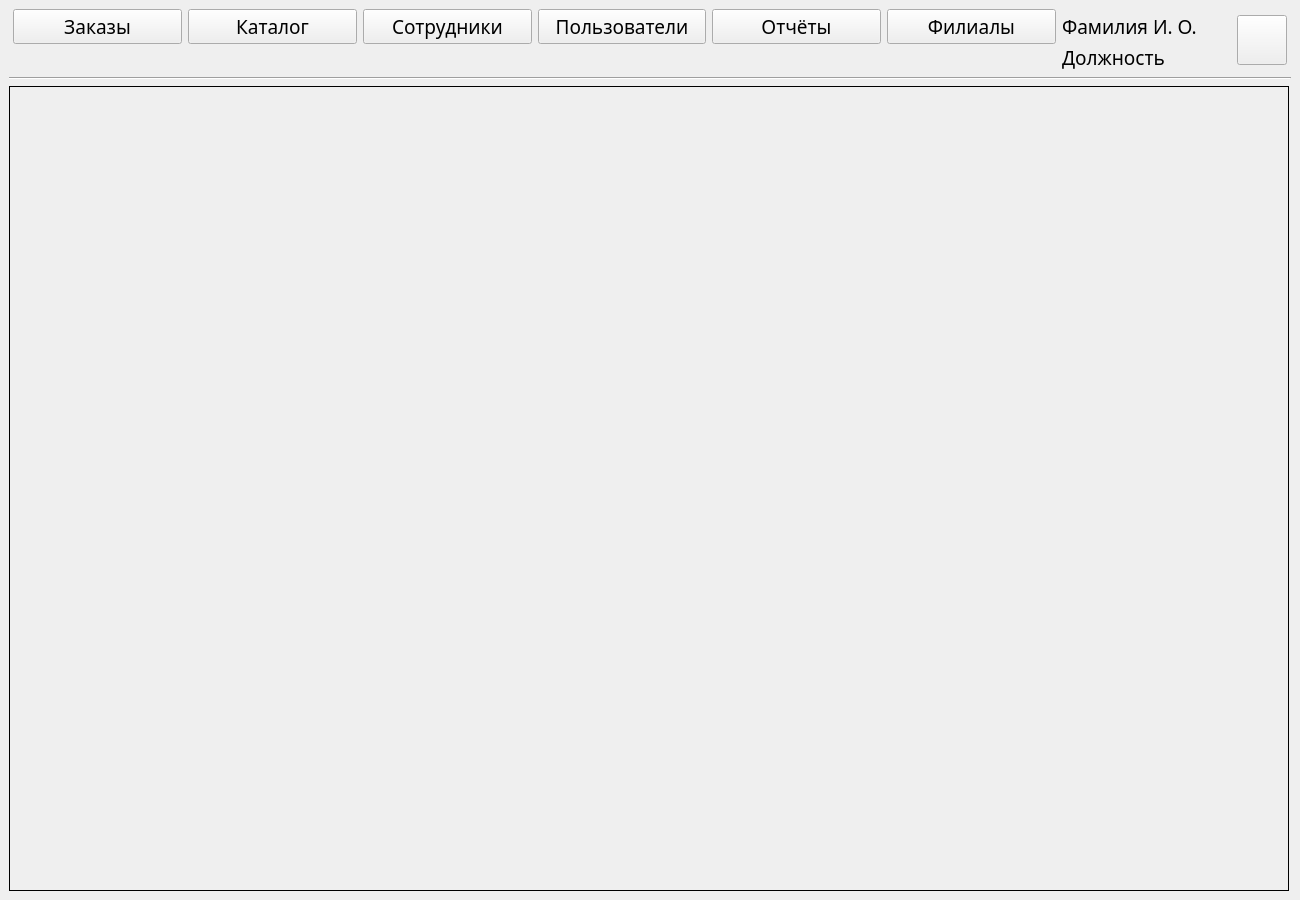
<?xml version="1.0" encoding="UTF-8"?>
<ui version="4.0">
 <class>MainWindow</class>
 <widget class="QMainWindow" name="MainWindow">
  <property name="geometry">
   <rect>
    <x>0</x>
    <y>0</y>
    <width>1300</width>
    <height>900</height>
   </rect>
  </property>
  <property name="minimumSize">
   <size>
    <width>1300</width>
    <height>900</height>
   </size>
  </property>
  <property name="maximumSize">
   <size>
    <width>1300</width>
    <height>900</height>
   </size>
  </property>
  <property name="windowTitle">
   <string>MainWindow</string>
  </property>
  <widget class="QWidget" name="centralwidget">
   <property name="minimumSize">
    <size>
     <width>1300</width>
     <height>900</height>
    </size>
   </property>
   <property name="maximumSize">
    <size>
     <width>1300</width>
     <height>900</height>
    </size>
   </property>
   <layout class="QVBoxLayout" name="verticalLayout">
    <item>
     <layout class="QGridLayout" name="gridLayout">
      <property name="leftMargin">
       <number>4</number>
      </property>
      <property name="rightMargin">
       <number>4</number>
      </property>
      <property name="verticalSpacing">
       <number>0</number>
      </property>
      <item row="0" column="5">
       <widget class="QPushButton" name="branchesButton">
        <property name="minimumSize">
         <size>
          <width>150</width>
          <height>35</height>
         </size>
        </property>
        <property name="maximumSize">
         <size>
          <width>400</width>
          <height>35</height>
         </size>
        </property>
        <property name="font">
         <font>
          <family>Bahnschrift</family>
          <pointsize>14</pointsize>
         </font>
        </property>
        <property name="text">
         <string>Филиалы</string>
        </property>
       </widget>
      </item>
      <item row="0" column="0">
       <widget class="QPushButton" name="ordersButton">
        <property name="minimumSize">
         <size>
          <width>150</width>
          <height>35</height>
         </size>
        </property>
        <property name="maximumSize">
         <size>
          <width>400</width>
          <height>35</height>
         </size>
        </property>
        <property name="font">
         <font>
          <family>Bahnschrift</family>
          <pointsize>14</pointsize>
         </font>
        </property>
        <property name="text">
         <string>Заказы</string>
        </property>
       </widget>
      </item>
      <item row="0" column="4">
       <widget class="QPushButton" name="reportsButton">
        <property name="minimumSize">
         <size>
          <width>150</width>
          <height>35</height>
         </size>
        </property>
        <property name="maximumSize">
         <size>
          <width>400</width>
          <height>35</height>
         </size>
        </property>
        <property name="font">
         <font>
          <family>Bahnschrift</family>
          <pointsize>14</pointsize>
         </font>
        </property>
        <property name="text">
         <string>Отчёты</string>
        </property>
       </widget>
      </item>
      <item row="0" column="6">
       <widget class="QLabel" name="label">
        <property name="font">
         <font>
          <family>Bahnschrift</family>
          <pointsize>14</pointsize>
         </font>
        </property>
        <property name="text">
         <string>Фамилия И. О.</string>
        </property>
       </widget>
      </item>
      <item row="0" column="1">
       <widget class="QPushButton" name="catalogueButton">
        <property name="minimumSize">
         <size>
          <width>150</width>
          <height>35</height>
         </size>
        </property>
        <property name="maximumSize">
         <size>
          <width>400</width>
          <height>35</height>
         </size>
        </property>
        <property name="font">
         <font>
          <family>Bahnschrift</family>
          <pointsize>14</pointsize>
         </font>
        </property>
        <property name="text">
         <string>Каталог</string>
        </property>
       </widget>
      </item>
      <item row="0" column="3">
       <widget class="QPushButton" name="usersButton">
        <property name="minimumSize">
         <size>
          <width>150</width>
          <height>35</height>
         </size>
        </property>
        <property name="maximumSize">
         <size>
          <width>400</width>
          <height>35</height>
         </size>
        </property>
        <property name="font">
         <font>
          <family>Bahnschrift</family>
          <pointsize>14</pointsize>
         </font>
        </property>
        <property name="text">
         <string>Пользователи</string>
        </property>
       </widget>
      </item>
      <item row="0" column="2">
       <widget class="QPushButton" name="employeesButton">
        <property name="minimumSize">
         <size>
          <width>150</width>
          <height>35</height>
         </size>
        </property>
        <property name="maximumSize">
         <size>
          <width>400</width>
          <height>35</height>
         </size>
        </property>
        <property name="font">
         <font>
          <family>Bahnschrift</family>
          <pointsize>14</pointsize>
         </font>
        </property>
        <property name="text">
         <string>Сотрудники</string>
        </property>
       </widget>
      </item>
      <item row="0" column="7" rowspan="2">
       <widget class="QPushButton" name="pushButton">
        <property name="minimumSize">
         <size>
          <width>50</width>
          <height>50</height>
         </size>
        </property>
        <property name="maximumSize">
         <size>
          <width>50</width>
          <height>50</height>
         </size>
        </property>
        <property name="text">
         <string notr="true"/>
        </property>
        <property name="icon">
         <iconset theme="QIcon::ThemeIcon::SystemLogOut"/>
        </property>
        <property name="iconSize">
         <size>
          <width>35</width>
          <height>35</height>
         </size>
        </property>
       </widget>
      </item>
      <item row="1" column="6">
       <widget class="QLabel" name="label_2">
        <property name="font">
         <font>
          <family>Bahnschrift</family>
          <pointsize>14</pointsize>
         </font>
        </property>
        <property name="text">
         <string>Должность</string>
        </property>
       </widget>
      </item>
     </layout>
    </item>
    <item>
     <widget class="Line" name="line">
      <property name="orientation">
       <enum>Qt::Orientation::Horizontal</enum>
      </property>
     </widget>
    </item>
    <item>
     <widget class="QStackedWidget" name="stackedWidget">
      <property name="minimumSize">
       <size>
        <width>1280</width>
        <height>800</height>
       </size>
      </property>
      <property name="maximumSize">
       <size>
        <width>1280</width>
        <height>806</height>
       </size>
      </property>
      <property name="frameShape">
       <enum>QFrame::Shape::Box</enum>
      </property>
      <property name="frameShadow">
       <enum>QFrame::Shadow::Plain</enum>
      </property>
      <property name="currentIndex">
       <number>1</number>
      </property>
      <widget class="QWidget" name="page"/>
      <widget class="QWidget" name="page_2"/>
     </widget>
    </item>
   </layout>
  </widget>
 </widget>
 <resources>
  <include location="res-rc.qrc"/>
 </resources>
 <connections/>
</ui>
